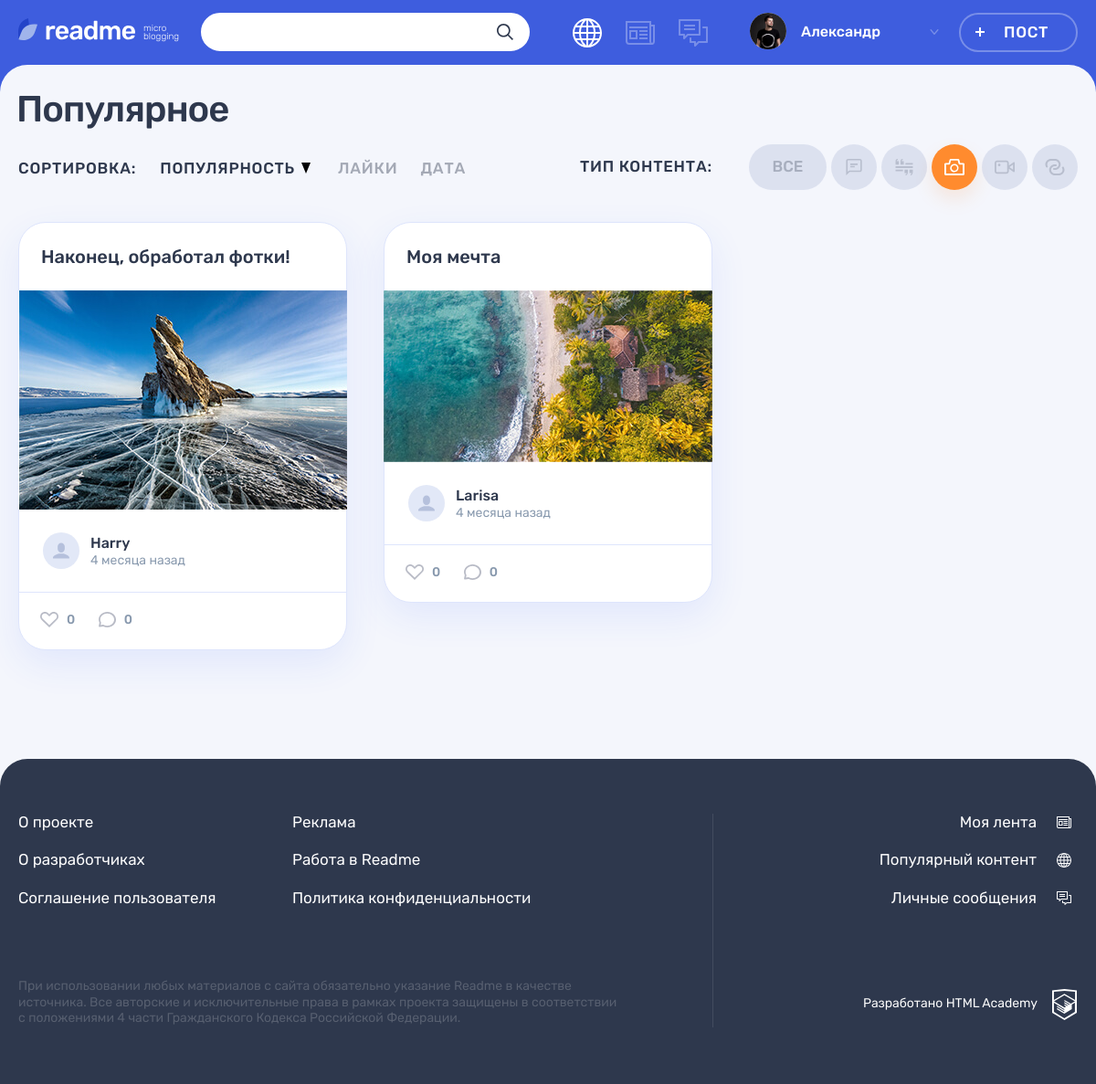
The app's page /?type=3 with its own data.
### tables this page shows
CREATE TABLE type_contents (
  id INT AUTO_INCREMENT PRIMARY KEY,
  name TINYTEXT NOT NULL UNIQUE,
  name_icon TINYTEXT NOT NULL UNIQUE
);

CREATE TABLE posts (
  id INT AUTO_INCREMENT PRIMARY KEY,
  date_create DATETIME NOT NULL,
  title VARCHAR(128) NOT NULL,
  text_content TEXT,
  quote_author TINYTEXT,
  image_url TINYTEXT,
  video_url TINYTEXT,
  link TINYTEXT,
  view_number INT DEFAULT 0,
  user_id INT,
  type_id INT,
  FOREIGN KEY (user_id) REFERENCES users (id),
  FOREIGN KEY (type_id) REFERENCES type_contents (id)
);

CREATE TABLE users (
  id INT AUTO_INCREMENT PRIMARY KEY,
  date_registration DATETIME NOT NULL,
  email CHAR(128) NOT NULL UNIQUE,
  login CHAR(128) NOT NULL UNIQUE,
  password CHAR(128) NOT NULL,
  avatar_url TINYTEXT
);

### helpers.php (called while the page is built, shortened)
<?php
function include_template($name, array $data = [])
{
    $name = 'templates/' . $name;
    extract($data);
    require $name;
    $result = ob_get_clean();
    return $result;
}

### models/Model.php (called while the page is built)
<?php
abstract class Model {
    protected $table;
    protected $mysqli;
    function __construct($mysqli)
    {
        $this->mysqli = $mysqli;
    }
    public function getAll()
    {
        $sql = "SELECT * FROM {$this->table}";
        $result = $this->mysqli->query($sql);
        $result = $result->fetch_all(MYSQLI_ASSOC);
        return $result;
    }
}
?>

### models/post.php (called while the page is built, shortened)
<?php
require_once('Model.php');
class Post extends Model {
    protected $table = 'posts';
    function getPostByType($type)
    {
        $stmt = $this->mysqli->prepare("
            SELECT
            p.id,
            date_create,
            title,
            text_content,
            quote_author,
            image_url,
            video_url,
            link,
            avatar_url,
            view_number,
            u.login,
            tc.name_icon as post_type
            FROM {$this->table} p
            JOIN users u ON p.user_id = u.id
            JOIN type_contents tc ON p.type_id = tc.id
            WHERE tc.id = ?
            ORDER BY view_number DESC LIMIT 6
        ");
        $stmt->bind_param('i', $type);
        $stmt->execute();
        $result = $stmt->get_result();
        return $result->fetch_all(MYSQLI_ASSOC);
    }
}
?>

### templates/main.php (the view, shortened to what this page needs)
<section class="page__main page__main--popular">
    <div class="container">
        <h1 class="page__title page__title--popular">Популярное</h1>
    </div>
    <div class="popular container">
        <div class="popular__filters-wrapper">
            <div class="popular__sorting sorting">
                <b class="popular__sorting-caption sorting__caption">Сортировка:</b>
                <ul class="popular__sorting-list sorting__list">
                    <li class="sorting__item sorting__item--popular">
                        <a class="sorting__link sorting__link--active" href="#">
                            <span>Популярность</span>
                            <svg class="sorting__icon" width="10" height="12">
                                <use xlink:href="#icon-sort"></use>
                            </svg>
                        </a>
                    </li>
                    <li class="sorting__item">
                        <a class="sorting__link" href="#">
                            <span>Лайки</span>
                        </a>
                    </li>
                    <li class="sorting__item">
                        <a class="sorting__link" href="#">
                            <span>Дата</span>
                        </a>
                    </li>
                </ul>
            </div>
            <div class="popular__filters filters">
                <b class="popular__filters-caption filters__caption">Тип контента:</b>
                <ul class="popular__filters-list filters__list">
                    <li class="popular__filters-item popular__filters-item--all filters__item filters__item--all">
                        <a class="filters__button filters__button--ellipse filters__button--all
                            <?=$filter_type === '' ? 'filters__button--active' : '';?>"
                            href="./">
                            <span>Все</span>
                        </a>
                    </li>
                    <?php foreach ($content_types as $type) :?>
                        <li class="popular__filters-item filters__item">
                            <a
                                class="button filters__button filters__button--<?=$type['name_icon']?>
                                <?=$filter_type === $type['id'] ? 'filters__button--active' : '';?>"
                                href="?type=<?=$type['id']?>"
                            >
                                <svg class="filters__icon" width="22" height="18">
                                    <use xlink:href="#icon-filter-<?=$type['name_icon']?>"></use>
                                </svg>
                            </a>
                        </li>
                    <?php endforeach; ?>
                </ul>
            </div>
        </div>
        <div class="popular__posts">
            <?php foreach ($posts as $post): ?>
            <article class="popular__post post post-<?=$post['post_type']; ?>">
                <header class="post__header">
                    <h2><a href="./post.php?id=<?=$post['id'];?>"><?=$post['title'];?></a></h2>
                </header>
                <div class="post__main">
                    <?php if ($post['post_type'] === 'photo') :?>
                        <div class="post-photo__image-wrapper">
                            <img src="<?=$post['image_url']; ?>" alt="Фото от пользователя" width="360" height="240">
                        </div>
                    <?php endif; ?>
                </div>
                <footer class="post__footer">
                    <div class="post__author">
                        <a class="post__author-link" href="#" title="<?=$post['date_format']; ?>">
                            <div class="post__avatar-wrapper">
                            </div>
                            <div class="post__info">
                                <b class="post__author-name"><?=$post['login']; ?></b>
                                <time class="post__time" datetime="<?=$post['date_create']; ?>"><?=$post['date_relative']; ?></time>
                            </div>
                        </a>
                    </div>
                    <div class="post__indicators">
                        <div class="post__buttons">
                            <a class="post__indicator post__indicator--likes button" href="#" title="Лайк">
                                <svg class="post__indicator-icon" width="20" height="17">
                                    <use xlink:href="#icon-heart"></use>
                                </svg>
                                <span>0</span>
                            </a>
                            <a class="post__indicator post__indicator--comments button" href="#" title="Комментарии">
                                <svg class="post__indicator-icon" width="19" height="17">
                                    <use xlink:href="#icon-comment"></use>
                                </svg>
                                <span>0</span>
                            </a>
                        </div>
                    </div>
                </footer>
            </article>
            <?php endforeach; ?>
        </div>
    </div>
</section>

### records on screen
posts: title "Наконец, обработал фотки!", image_url (picture), user.login "Harry", date_relative "4 месяца назад"
posts: title "Моя мечта", image_url (picture), user.login "Larisa", date_relative "4 месяца назад"

### other values on screen
$user_name "Александр"
